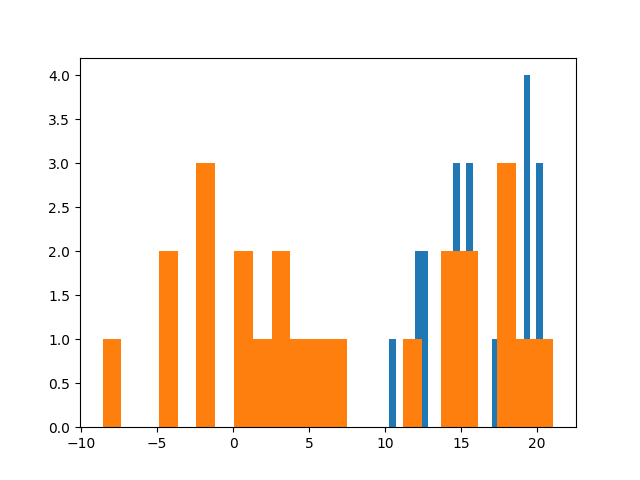

Reproduce this figure in Python.
import numpy as np
import matplotlib.pyplot as plt

y = np.random.randn(20,20)

data = np.genfromtxt('CityTemps.csv', dtype=None, delimiter=',', encoding=None, names=True)

fransisco = data['SanFrancisco']
moscow = data["Moscow"]

plt.hist(fransisco, len(fransisco))
plt.hist(moscow, len(moscow))
plt.savefig('assignment2.png')
plt.show()



